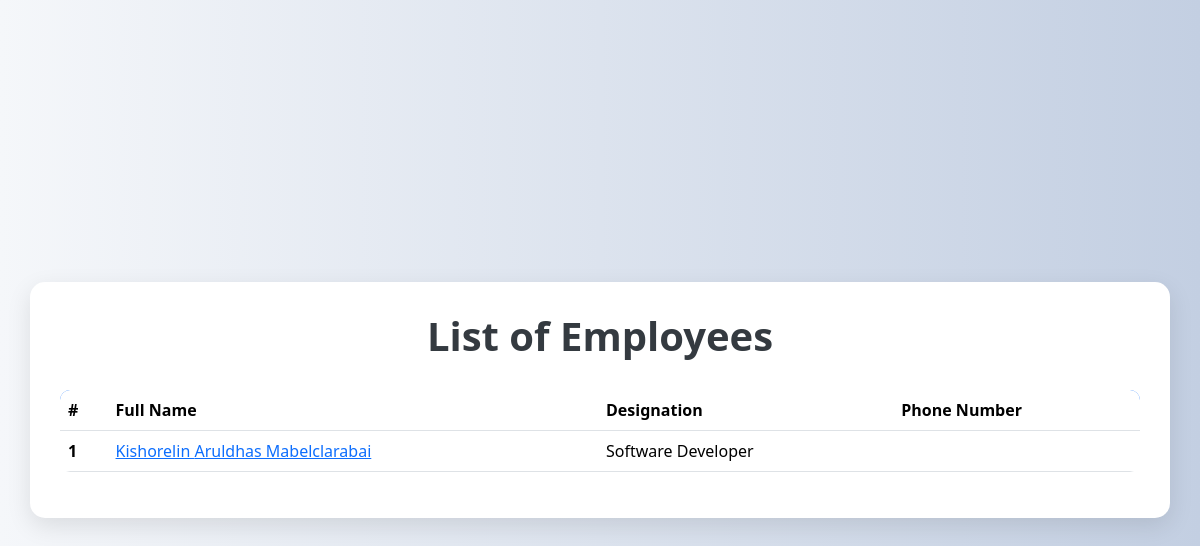
Before: / with the older database file.
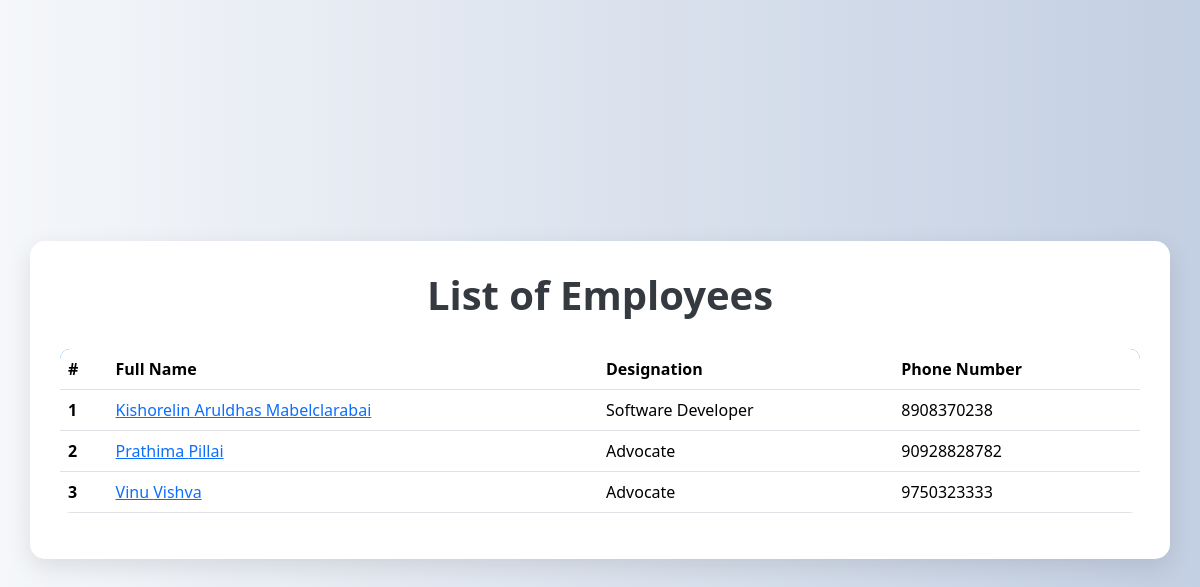
After: the same page with the newer database file.
### employee/models.py (models this page shows, shortened)
class Employee(models.Model):
    first_name = models.CharField(max_length=100)
    last_name = models.CharField(max_length=100)
    photo = models.ImageField(upload_to='images', null=True, blank=True)
    designation = models.CharField(max_length=100)
    email = models.EmailField(max_length=100, unique=True)
    phone_number = models.CharField(max_length=15, blank=True)
    created_at = models.DateTimeField(auto_now_add=True)
    updated_at = models.DateTimeField(auto_now=True)

### mysite/views.py (the view)
# urls.py: 2. Add a URL to urlpatterns:  path('', views.home, name='home')
def home(request):
    employees = Employee.objects.all()
    context = {
        'employees': employees,
    }
    return render(request, 'home.html', context)

### templates/home.html (shortened to what this page needs)
<!doctype html>
<html lang="en">
<head>
  <link href="https://cdn.jsdelivr.net/npm/bootstrap@5.3.7/dist/css/bootstrap.min.css" rel="stylesheet">
</head>
<body>
<div class="container">
  <h1>List of Employees</h1>
  <div class="table-responsive">
    <table class="table">
      <thead>
        <tr>
          <th scope="col">#</th>
          <th scope="col">Full Name</th>
          <th scope="col">Designation</th>
          <th scope="col">Phone Number</th>
        </tr>
      </thead>
      <tbody>
      {% for emp in employees %}
        <tr>
          <th>{{ forloop.counter }}</th>
          <td><a href="{% url 'employee_detail' emp.id %}"> {{ emp.first_name }} {{ emp.last_name }}</a> </td>
          <td>{{ emp.designation }}</td>
          <td>{{ emp.phone_number }}</td>
        </tr>
      {% endfor %}
      </tbody>
    </table>
  </div>
</div>
</body>
</html>

### templates/home.html (style rules this page uses)
body { background: linear-gradient(to right, #f5f7fa, #c3cfe2); font-family: 'Segoe UI', sans-serif; min-height: 100vh; display: flex; align-items: center; justify-content: center; padding: 40px 0; }
.container { background-color: #fff; border-radius: 15px; padding: 30px; box-shadow: 0 8px 24px rgba(0, 0, 0, 0.1); }
h1 { font-weight: 600; color: #343a40; text-align: center; margin-bottom: 30px; }
.table { border-radius: 10px; overflow: hidden; }
thead { background-color: #0d6efd; color: white; }
th, td { vertical-align: middle; }

Changed rows visible on the page:
changed Employee "Kishorelin": phone_number (not shown) → "8908370238"
added Employee: first_name "Prathima", last_name "Pillai", designation "Advocate", phone_number "90928828782"
added Employee: first_name "Vinu", last_name "Vishva", designation "Advocate", phone_number "9750323333"
